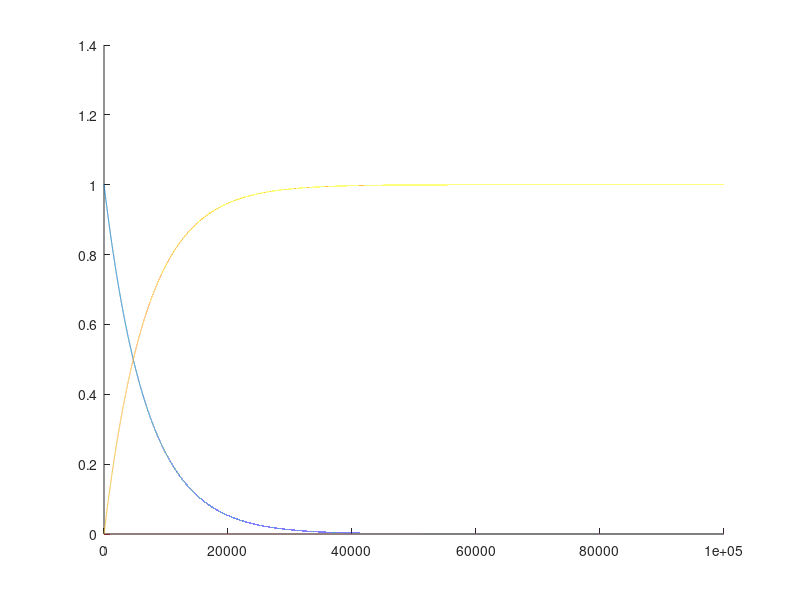

This figure's MATLAB source: (Note: this script raises an error after producing the figure.)
% Jon Newman
% Minimum aquisition time for ADS8331 driving configuration

% Passive elements
% External first order LFP
r1 = 100;                       % ohms
cin = 68e-9;                    % farad

% Internal sampling filter caused by input resistance and sampling capacitor
% of ADC
r2 = 90;                        % ohms
c2 = 40e-12;                    % farad

% Time constants
c1 = cin + 0.012e-9;            % farad;
a = r1*c1;                      % sec
b = r1*c2;                      % sec
c = r2*c2;                      % sec

% Analytical parameters
w = sqrt(1/(a*c));              % Hz
e = (a + b + c)/(2*a*c*w);      % unitless
t1 = 1/(w*(e-sqrt(e^2 - 1)));   % sec
t2 = 1/(w*(e+sqrt(e^2 - 1)));   % sec

% Rise-time solutions
tmax = 100000;                    % ns
t = (0:1:tmax)/1e9;
k1 = ((e + sqrt(e^2 - 1))/(2*sqrt(e^2 - 1))).*exp(-t/t1);
k2 = ((e - sqrt(e^2 - 1))/(2*sqrt(e^2 - 1))).*exp(-t/t2);
A = 1 - (k1 - k2);
A2 = 1 - k1;

% Max allowable offset
n = 16;                         % bits
er = 1/(2^(n+1));               % 1 LSB
tacq = (1/(w*(e - sqrt(e^2 - 1))))*((n+1)*log(2)*((e + sqrt(e^2 - 1))/(2*sqrt(e^2 - 1))));

% Figure
close all
figure
hold all
plot(1e9*t,k1)
plot(1e9*t,k2)
plot(1e9*t,A)
plot(1e9*t,A2,:)
plot(1e9*tacq,1-er,'k*')
plot(1e9*[0 t(end)],[1-er 1-er],'k:')
legend('k1','k2','A(t)','A2(t)',['tacq = ' num2str(1e6*tacq) ' \mus'],'Location','best')
text(100,1.1,['f_{-3dB} = ' num2str(1/(2*pi*r1*c1*1000)) ' kHz'])
title(['R_1 = ' num2str(r1) ' \Omega and ' 'C_1 = ' num2str(cin) ' nF'])
xlabel('Time (ns)')
ylabel('Amplitude (normalized)')
set(gca,'Tickdir','out')

%% Save fig
export_fig('-pdf','-transparent',['acq-time_R1-' num2str(r1) '_C1-' num2str(cin) '-nF'],gcf)

